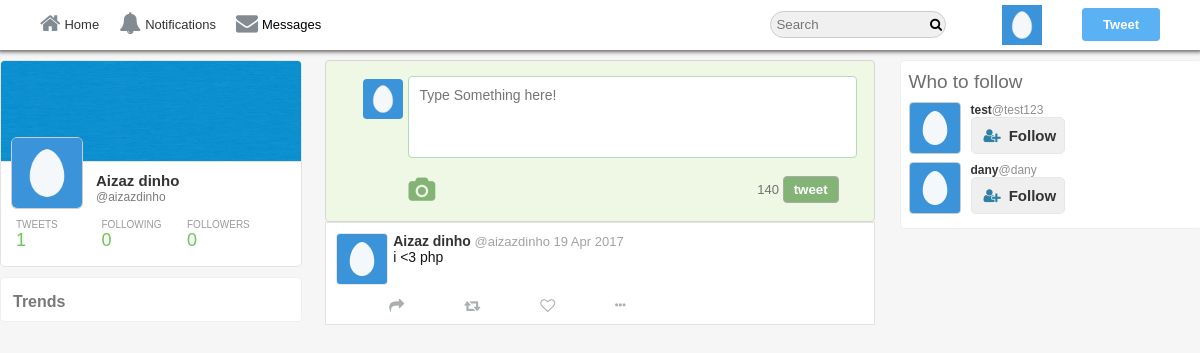
Screenshot of /home.php (signed in) with the database file from the repository.
### tables this page shows
CREATE TABLE `users` (
  `user_id` int(11) NOT NULL,
  `username` varchar(140) DEFAULT NULL,
  `email` varchar(40) NOT NULL,
  `password` varchar(255) NOT NULL,
  `screenName` varchar(40) DEFAULT NULL,
  `profileImage` varchar(255) NOT NULL,
  `profileCover` varchar(255) NOT NULL,
  `following` int(11) DEFAULT 0,
  `followers` int(11) DEFAULT 0,
  `bio` varchar(140) DEFAULT NULL,
  `country` varchar(80) DEFAULT NULL,
  `website` varchar(255) DEFAULT NULL
);

CREATE TABLE `tweets` (
  `tweetID` int(11) NOT NULL,
  `status` varchar(140) NOT NULL,
  `tweetBy` int(11) NOT NULL,
  `tweetImage` varchar(255) NOT NULL,
  `retweetID` int(11) DEFAULT 0,
  `retweetBy` int(11) NOT NULL DEFAULT 0,
  `postedOn` datetime NOT NULL,
  `likesCount` int(11) DEFAULT 0,
  `retweetCount` int(11) DEFAULT 0,
  `retweetMsg` varchar(140) DEFAULT NULL
);

### core/init.php (called while the page is built, shortened)
<?php
	include 'database/connection.php';
	include 'classes/user.php';
	include 'classes/tweet.php';
	include 'classes/follow.php';
  	global $pdo;
  	$getFromU = new User($pdo);
 ?>

### core/classes/user.php (called while the page is built, shortened)
	<?php
class User{
	protected $pdo;
 	public function __construct($pdo){
	    $this->pdo = $pdo;
	}
	public function userData($user_id){
		$stmt = $this->pdo->prepare('SELECT * FROM `users` WHERE `user_id` = :user_id');
		$stmt->bindParam(':user_id', $user_id, PDO::PARAM_INT);
		$stmt->execute();
		return $stmt->fetch(PDO::FETCH_OBJ);
	}
	public function loggedIn(){
		return (isset($_SESSION['user_id'])) ? true : false;
	}
	public function timeAgo($datetime){
		$time    = strtotime($datetime);
 		$current = time();
 		$seconds = $current - $time;
 		$minutes = round($seconds / 60);
		$hours   = round($seconds / 3600);
		$months  = round($seconds / 2600640);
		if($seconds <= 60){
			if($seconds == 0){
				return 'now';
			}else{
				return $seconds.'s';
			}
		}else if($minutes <= 60){
			return $minutes.'m';
		}else if($hours <= 24){
			return $hours.'h';
		}else if($months <= 12){
			return date('M j', $time);
		}else{
			return date('j M Y', $time);
		}
	}
}
?>

### home.php (the view, shortened to what this page needs)
<?php
  include 'core/init.php';
  $user_id = $_SESSION['user_id'];
  $user = $getFromU->userData($user_id);
  $notify  = $getFromM->getNotificationCount($user_id);
?>
<!DOCTYPE HTML>
 <html>
	<head>
		  <link rel="stylesheet" href="https://cdnjs.cloudflare.com/ajax/libs/font-awesome/4.6.3/css/font-awesome.css"/>
 	  	  <link rel="stylesheet" href="assets/css/style-complete.css"/>
	</head>
<body>
<div class="wrapper">
<div class="header-wrapper">
<div class="nav-container">
	<div class="nav">
		<div class="nav-left">
			<ul>
				<li><a href="<?php echo BASE_URL; ?>home.php"><i class="fa fa-home" aria-hidden="true"></i>Home</a></li>
        	  	<?php if($getFromU->loggedIn()=== true){?>
					<li><a href="<?php echo BASE_URL;?>i/notifications"><i class="fa fa-bell" aria-hidden="true"></i>Notifications</a></li>
					<li id="messagePopup"><i class="fa fa-envelope" aria-hidden="true"></i>Messages<span id="messages"><?php if($notify->totalM > 0){echo '<span class="span-i">'.$notify->totalM.'</span>';}?></span></li>
				<?php }?>
			</ul>
		</div>
		<div class="nav-right">
			<ul>
				<li>
					<input type="text" placeholder="Search" class= "search"/>
					<i class="fa fa-search" aria-hidden="true"></i>
				</li>
				<li class="hover"><label class="drop-label" for="drop-wrap1"><img src="<?php echo $user->profileImage; ?>"/></label>
				</li>
				<li><label class="addTweetBtn">Tweet</label></li>
			</ul>
		</div>
	</div>
</div>
</div>
<div class="inner-wrapper">
<div class="in-wrapper">
	<div class="in-full-wrap">
		<div class="in-left">
			<div class="in-left-wrap">
		<div class="info-box">
			<div class="info-inner">
				<div class="info-in-head">
					<img src="<?php echo $user->profileCover; ?>"/>
				</div>
				<div class="info-in-body">
					<div class="in-b-box">
						<div class="in-b-img">
							<img src="<?php echo $user->profileImage; ?>"/>
						</div>
					</div>
					<div class="info-body-name">
						<div class="in-b-name">
							<div><a href="<?php echo $user->username; ?>"><?php echo $user->screenName; ?></a></div>
							<span><small><a href="<?php echo $user->username; ?>">@<?php echo $user->username; ?></a></small></span>
						</div>
					</div>
				</div>
				<div class="info-in-footer">
					<div class="number-wrapper">
						<div class="num-box">
							<div class="num-head">
								TWEETS
							</div>
							<div class="num-body">
								<?php $getFromT->countTweets($user_id); ?>
							</div>
						</div>
						<div class="num-box">
							<div class="num-head">
								FOLLOWING
							</div>
							<div class="num-body">
								<span class="count-following"><?php echo $user->following; ?></span>
							</div>
						</div>
						<div class="num-box">
							<div class="num-head">
								FOLLOWERS
							</div>
							<div class="num-body">
								<span class="count-followers"><?php echo $user->followers; ?></span>
							</div>
						</div>
					</div>
				</div>
			</div>
		</div>
 	 <?php $getFromT->trends(); ?>
	</div>
		</div>
		<div class="in-center">
			<div class="in-center-wrap">
				<div class="tweet-wrap">
					<div class="tweet-inner">
						 <div class="tweet-h-left">
						 	<div class="tweet-h-img">
						 		<img src="<?php echo $user->profileImage; ?>"/>
						 	</div>
						 </div>
						 <div class="tweet-body">
						 <form method="post" enctype="multipart/form-data">
							<textarea class="status"  maxlength="141" name="status" placeholder="Type Something here!" rows="4" cols="50"></textarea>
 						 </div>
						 <div class="tweet-footer">
						 	<div class="t-fo-left">
						 		<ul>
						 			<li><label for="file"><i class="fa fa-camera" aria-hidden="true"></i></label>
						 			</li>
						 		</ul>
						 	</div>
						 	<div class="t-fo-right">
						 		<span id="count">140</span>
						 		<input type="submit" name="tweet" value="tweet"/>
						 	</div>
						 </div>
					</div>
				</div>
				 <div class="tweets">
 				  	<?php $getFromT->tweets($user_id, 10); ?>
 				 </div>
		    	<div class="loading-div">
		    	</div>
			</div>
		</div>
		<div class="in-right">
			<div class="in-right-wrap">
		 	 <?php $getFromF->whoToFollow($user_id, $user_id); ?>
 			</div>
		</div>
	</div>
 </div>
</div>
</div>
</body>
</html>

### core/classes/tweet.php (shortened to what this page needs)
	<?php
class Tweet extends User{
 	public function __construct($pdo){
		$this->pdo = $pdo;
	}
	public function tweets($user_id, $num){
	    $stmt = $this->pdo->prepare("SELECT * FROM `tweets` LEFT JOIN `users` ON `tweetBy` = `user_id` WHERE `tweetBy` = :user_id AND `retweetID` = '0' OR `tweetBy` = `user_id` AND `retweetBy` != :user_id AND `tweetBy` IN (SELECT `receiver` FROM `follow` WHERE `sender` =:user_id) ORDER BY `tweetID` DESC LIMIT :num");
	    $stmt->bindParam(":user_id", $user_id, PDO::PARAM_INT);
	    $stmt->bindParam(":num", $num, PDO::PARAM_INT);
	    $stmt->execute();
	    $tweets = $stmt->fetchAll(PDO::FETCH_OBJ);
	    foreach ($tweets as $tweet) {
	      $likes = $this->likes($user_id, $tweet->tweetID);
	      $retweet = $this->checkRetweet($tweet->tweetID, $user_id);
	      $user = $this->userData($tweet->retweetBy);
 	      echo '<div class="all-tweet">
			      <div class="t-show-wrap">
			       <div class="t-show-inner">
			       '.((isset($retweet['retweetID']) ? $retweet['retweetID'] === $tweet->retweetID OR $tweet->retweetID > 0 : '') ? '
			      			<span><i class="fa fa-retweet" aria-hidden="true"></i></span><span>'.$user->screenName.' Retweeted</span>
			      	</div>'
			        : '').'
			        '.((!empty($tweet->retweetMsg) && $tweet->tweetID === isset($retweet['tweetID']) or $tweet->retweetID > 0) ? '<div class="t-show-head">
			        <div class="t-show-popup" data-tweet="'.$tweet->tweetID.'">
			        		<img src="'.BASE_URL.$user->profileImage.'"/>
			        			<span><a href="'.BASE_URL.$user->username.'">'.$user->screenName.'</a></span>
			        			<span>@'.$user->username.'</span>
			        			<span>'.$this->timeAgo($tweet->postedOn).'</span>
			        			'.$this->getTweetLinks($tweet->retweetMsg).'
			            '.((!empty($tweet->tweetImage)) ? '
			        				<img src="'.BASE_URL.$tweet->tweetImage.'" class="imagePopup" data-tweet="'.$tweet->tweetID.'"/>
			        			</div>' : '').'
			        					<span><a href="'.BASE_URL.$tweet->username.'">'.$tweet->screenName.'</a></span>
			        					<span>@'.$tweet->username.'</span>
			        					<span>'.$this->timeAgo($tweet->postedOn).'</span>
			        					'.$this->getTweetLinks($tweet->status).'
			        </div>' : '
			      	<div class="t-show-popup" data-tweet="'.$tweet->tweetID.'">
			      		<div class="t-show-head">
			      			<div class="t-show-img">
			      				<img src="'.$tweet->profileImage.'"/>
			      			</div>
			      			<div class="t-s-head-content">
			      				<div class="t-h-c-name">
			      					<span><a href="'.$tweet->username.'">'.$tweet->screenName.'</a></span>
			      					<span>@'.$tweet->username.'</span>
			      					<span>'.$this->timeAgo($tweet->postedOn).'</span>
			      				</div>
			      				<div class="t-h-c-dis">
			      					'.$this->getTweetLinks($tweet->status).'
			      				</div>
			      			</div>
			      		</div>'.
			          ((!empty($tweet->tweetImage)) ?
			      		 '
			            		     <img src="'.$tweet->tweetImage.'" class="imagePopup" data-tweet="'.$tweet->tweetID.'"/>
			          ' : '').'
			      	</div>').'
			      	<div class="t-show-footer">
			      		<div class="t-s-f-right">
			      			<ul>
			      				<li><button><i class="fa fa-share" aria-hidden="true"></i></button></li>
			      				<li>'.((isset($retweet['retweetID']) ? $tweet->tweetID === $retweet['retweetID'] : '') ?
			      					''.$tweet->tweetID.''.$tweet->tweetBy.''.(($tweet->retweetCount > 0) ? $tweet->retweetCount : '').'' :
			      					'<button class="retweet" data-tweet="'.$tweet->tweetID.'" data-user="'.$tweet->tweetBy.'"><i class="fa fa-retweet" aria-hidden="true"></i><span class="retweetsCount">'.(($tweet->retweetCount > 0) ? $tweet->retweetCount : '').'</span></button>').'
			      				</li>
			      				<li>'.((isset($likes['likeOn']) ? $likes['likeOn'] === $tweet->tweetID : '') ?
			      					''.$tweet->tweetID.''.$tweet->tweetBy.''.(($tweet->likesCount > 0) ? $tweet->likesCount : '' ).'' :
			      					'<button class="like-btn" data-tweet="'.$tweet->tweetID.'" data-user="'.$tweet->tweetBy.'"><i class="fa fa-heart-o" aria-hidden="true"></i><span class="likesCounter">'.(($tweet->likesCount > 0) ? $tweet->likesCount : '' ).'</span></button>').'
			      				</li>
			                '.(($tweet->tweetBy === $user_id) ? '
			              	    <li>
			      					<a href="#" class="more"><i class="fa fa-ellipsis-h" aria-hidden="true"></i></a>
			      					  <li><label class="deleteTweet" data-tweet="'.$tweet->tweetID.'">Delete Tweet</label></li>
			      				</li>' : '').'
			      			</ul>
			      		</div>
			      	</div>
			      </div>
			      </div>
			      </div>';
	    }
	}
	public function likes($user_id, $tweet_id){
		$stmt = $this->pdo->prepare("SELECT * FROM `likes` WHERE `likeBy` = :user_id AND `likeOn` = :tweet_id");
		$stmt->bindParam(":user_id", $user_id, PDO::PARAM_INT);
		$stmt->bindParam(":tweet_id", $tweet_id, PDO::PARAM_INT);
		$stmt->execute();
		return $stmt->fetch(PDO::FETCH_ASSOC);
	}
	public function getTweetLinks($tweet){
		$tweet = preg_replace("/(https?:\/\/)([\w]+.)([\w\.]+)/", "<a href='$0' target='_blink'>$0</a>", $tweet);
		$tweet = preg_replace("/#([\w]+)/", "<a href='http://localhost/twitter/hashtag/$1'>$0</a>", $tweet);
		$tweet = preg_replace("/@([\w]+)/", "<a href='http://localhost/twitter/$1'>$0</a>", $tweet);
		return $tweet;
	}
	public function checkRetweet($tweet_id, $user_id){
		$stmt = $this->pdo->prepare("SELECT * FROM `tweets` WHERE `retweetID` = :tweet_id AND `retweetBy` = :user_id or `tweetID` = :tweet_id and `retweetBy` = :user_id");
		$stmt->bindParam(":tweet_id", $tweet_id, PDO::PARAM_INT);
		$stmt->bindParam(":user_id", $user_id, PDO::PARAM_INT);
		$stmt->execute();
		return $stmt->fetch(PDO::FETCH_ASSOC);
	}
	public function countTweets($user_id){
		$stmt = $this->pdo->prepare("SELECT COUNT(`tweetID`) AS `totalTweets` FROM `tweets` WHERE `tweetBy` = :user_id AND `retweetID` = '0' OR `retweetBy` = :user_id");
		$stmt->bindParam(":user_id", $user_id, PDO::PARAM_INT);
		$stmt->execute();
		$count = $stmt->fetch(PDO::FETCH_OBJ);
		echo $count->totalTweets;
	}
	public function trends(){
		echo '<div class="trend-wrapper"><div class="trend-inner"><div class="trend-title"><h3>Trends</h3></div>';
		echo '</div></div>';
	}
}
?>

### core/classes/follow.php (shortened to what this page needs)
<?php
 class Follow extends User{
    public function __construct($pdo){
        $this->pdo = $pdo;
    }
	public function checkFollow($followerID, $user_id){
		$stmt = $this->pdo->prepare("SELECT * FROM `follow` WHERE `sender` = :user_id  AND `receiver` = :followerID");
		$stmt->bindParam(":user_id", $user_id, PDO::PARAM_INT);
		$stmt->bindParam(":followerID", $followerID, PDO::PARAM_INT);
		$stmt->execute();
		return $stmt->fetch(PDO::FETCH_ASSOC);
	}
	public function followBtn($profileID, $user_id, $followID){
		$data = $this->checkFollow($profileID, $user_id);
		if($this->loggedIn()===true){
			if($profileID != $user_id){
				if(isset($data['receiver']) && $data['receiver'] === $profileID){
					return "<button class='f-btn following-btn follow-btn' data-follow='".$profileID."' data-profile='".$followID."'>Following</button>";
				}else{
					return "<button class='f-btn follow-btn' data-follow='".$profileID."' data-profile='".$followID."'><i class='fa fa-user-plus'></i>Follow</button>";
				}
			}else{
				return "<button class='f-btn' onclick=location.href='".BASE_URL."profileEdit.php'>Edit Profile</button>";
			}
		}else{
			return "<button class='f-btn' onclick=location.href='".BASE_URL."index.php'><i class='fa fa-user-plus'></i>Follow</button>";
		}
	}
	public function whoToFollow($user_id, $profileID){
		$stmt = $this->pdo->prepare("SELECT * FROM `users` WHERE `user_id` != :user_id AND `user_id` NOT IN (SELECT `receiver` FROM `follow` WHERE `sender` = :user_id) ORDER BY rand() LIMIT 3");
		$stmt->execute(array("user_id" => $user_id));
		$users = $stmt->fetchAll(PDO::FETCH_OBJ);
		echo '<div class="follow-wrap"><div class="follow-inner"><div class="follow-title"><h3>Who to follow</h3></div>';
		foreach ($users as $user) {
			echo '<div class="follow-body">
					<div class="follow-img">
					  <img src="'.BASE_URL.$user->profileImage.'"/>
				    </div>
					<div class="follow-content">
						<div class="fo-co-head">
							<a href="'.BASE_URL.$user->username.'">'.$user->screenName.'</a><span>@'.$user->username.'</span>
						</div>
						'.$this->followBtn($user->user_id, $user_id, $profileID).'
					</div>
				</div>';
		}
		echo '</div></div>';
	}
}
?>

### rows the page displays
users: profileImage (placeholder picture), profileCover (placeholder picture), screenName "Aizaz dinho", username "aizazdinho", following "0", followers "0"
tweets: users.profileImage (placeholder picture), users.screenName "Aizaz dinho", users.username "aizazdinho", postedOn "19 Apr 2017", status "i <3 php"
users: profileImage (placeholder picture), screenName "test", username "test123"
users: profileImage (placeholder picture), screenName "dany", username "dany"

### other values shown
$count->totalTweets "1"
